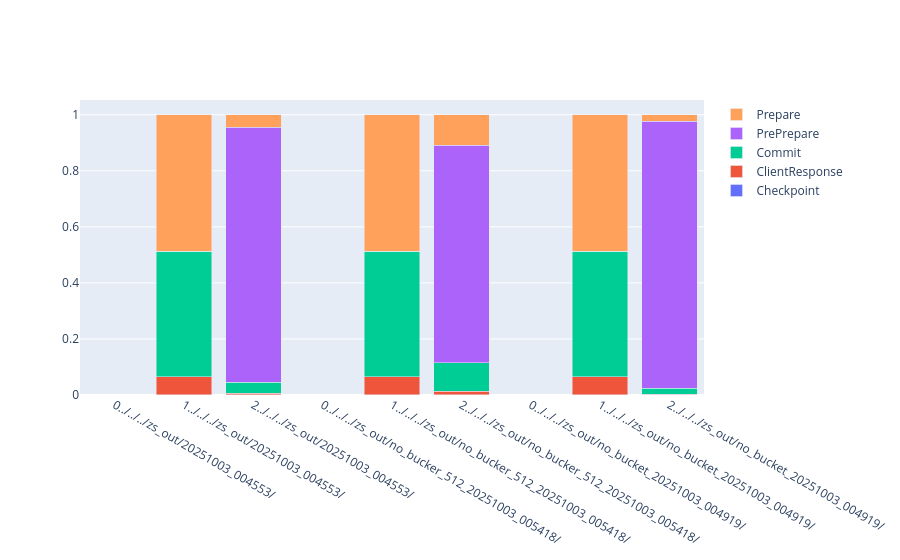

This figure's notebook cell:
### Code cell
types = ["Checkpoint",	"ClientResponse"		,"Commit"	,"PrePrepare"	,"Prepare"]

average_by_folder_and_role = df_with_bytes.groupby(["folder","Role"]).mean(numeric_only=True).reset_index()
total_bytes_sent = average_by_folder_and_role[["folder","Role"]+types].groupby(["folder","Role"]).sum().sum(axis=1).reset_index().set_index(["folder","Role"])
total_bytes_sent[0].index.set_names(['folder', 'Role'], inplace=True)

normalized_bytes_per_folder = (
    average_by_folder_and_role.set_index(["folder", "Role"])[types]
    .div(total_bytes_sent[0], axis=0)
    .reset_index()
)
normalized_bytes_per_folder["Role"]=average_by_folder_and_role["Role"]
fig = go.Figure()

for typ in types:
    fig.add_trace(go.Bar(x=normalized_bytes_per_folder.Role.apply(str)+normalized_bytes_per_folder.folder.apply(str),y=normalized_bytes_per_folder[typ],name=typ))
fig.update_layout(barmode='stack')
fig.show()

### Figure 1 — Plotly figure (JSON) as saved in the notebook; plotly's stock layout.template omitted (floating-point values rounded to 4 significant figures)
{"data": [{"name": "Checkpoint", "type": "bar", "x": ["0../../../zs_out/20251003_004553/", "1../../../zs_out/20251003_004553/", "2../../../zs_out/20251003_004553/", "0../../../zs_out/no_bucker_512_20251003_005418/", "1../../../zs_out/no_bucker_512_20251003_005418/", "2../../../zs_out/no_bucker_512_20251003_005418/", "0../../../zs_out/no_bucket_20251003_004919/", "1../../../zs_out/no_bucket_20251003_004919/", "2../../../zs_out/no_bucket_20251003_004919/"], "y": [NaN, 0.0009693, 8.767e-05, NaN, 0.0009699, 0.0002165, NaN, 0.0009676, 4.503e-05]}, {"name": "ClientResponse", "type": "bar", "x": ["0../../../zs_out/20251003_004553/", "1../../../zs_out/20251003_004553/", "2../../../zs_out/20251003_004553/", "0../../../zs_out/no_bucker_512_20251003_005418/", "1../../../zs_out/no_bucker_512_20251003_005418/", "2../../../zs_out/no_bucker_512_20251003_005418/", "0../../../zs_out/no_bucket_20251003_004919/", "1../../../zs_out/no_bucket_20251003_004919/", "2../../../zs_out/no_bucket_20251003_004919/"], "y": [NaN, 0.06392, 0.005728, NaN, 0.06398, 0.01404, NaN, 0.06388, 0.002924]}, {"name": "Commit", "type": "bar", "x": ["0../../../zs_out/20251003_004553/", "1../../../zs_out/20251003_004553/", "2../../../zs_out/20251003_004553/", "0../../../zs_out/no_bucker_512_20251003_005418/", "1../../../zs_out/no_bucker_512_20251003_005418/", "2../../../zs_out/no_bucker_512_20251003_005418/", "0../../../zs_out/no_bucket_20251003_004919/", "1../../../zs_out/no_bucket_20251003_004919/", "2../../../zs_out/no_bucket_20251003_004919/"], "y": [NaN, 0.4483, 0.04052, NaN, 0.4484, 0.1002, NaN, 0.4482, 0.02089]}, {"name": "PrePrepare", "type": "bar", "x": ["0../../../zs_out/20251003_004553/", "1../../../zs_out/20251003_004553/", "2../../../zs_out/20251003_004553/", "0../../../zs_out/no_bucker_512_20251003_005418/", "1../../../zs_out/no_bucker_512_20251003_005418/", "2../../../zs_out/no_bucker_512_20251003_005418/", "0../../../zs_out/no_bucket_20251003_004919/", "1../../../zs_out/no_bucket_20251003_004919/", "2../../../zs_out/no_bucket_20251003_004919/"], "y": [NaN, 0.0, 0.9097, NaN, 0.0, 0.7769, NaN, 0.0, 0.9535]}, {"name": "Prepare", "type": "bar", "x": ["0../../../zs_out/20251003_004553/", "1../../../zs_out/20251003_004553/", "2../../../zs_out/20251003_004553/", "0../../../zs_out/no_bucker_512_20251003_005418/", "1../../../zs_out/no_bucker_512_20251003_005418/", "2../../../zs_out/no_bucker_512_20251003_005418/", "0../../../zs_out/no_bucket_20251003_004919/", "1../../../zs_out/no_bucket_20251003_004919/", "2../../../zs_out/no_bucket_20251003_004919/"], "y": [NaN, 0.4868, 0.04399, NaN, 0.4867, 0.1086, NaN, 0.4869, 0.02267]}], "layout": {"barmode": "stack"}}
